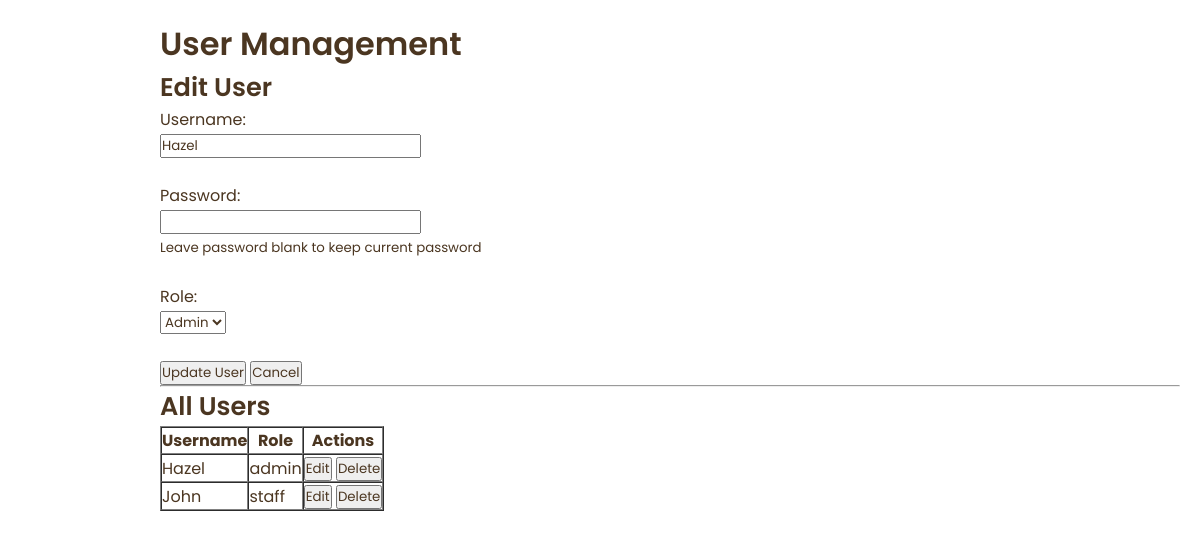
Page /users/edit/1 (signed in) on the committed database.
### tables this page shows
CREATE TABLE users (
                id INTEGER PRIMARY KEY AUTOINCREMENT,
                username TEXT UNIQUE NOT NULL,
                passkey TEXT NOT NULL,
                role TEXT NOT NULL CHECK(role IN ('admin', 'staff')),
                created_at DATETIME DEFAULT CURRENT_TIMESTAMP,
                is_deleted BOOLEAN DEFAULT 0
            );

### app.py (the view)
@app.route("/users/edit/<int:user_id>", methods=["GET", "POST"])
@login_required
def edit_user(user_id):
    if not is_admin():
        return redirect(url_for("purchase"))
    with sqlite3.connect(DB) as conn:
        cur = conn.cursor()
        if request.method == "POST":
            username = request.form["username"]
            passkey = request.form["passkey"]
            role = request.form["role"]
            if not username or not role:
                flash("Username and role are required", "warning")
                return redirect(url_for("edit_user", user_id=user_id))
            if passkey:
                if not re.fullmatch(r"\d{6}", passkey):
                    flash("Passkey must be exactly 6 digits", "warning")
                    return redirect(url_for("edit_user", user_id=user_id))
                hashed_passkey = generate_password_hash(passkey)
                cur.execute("UPDATE users SET username=?, passkey=?, role=? WHERE id=?",
                            (username, hashed_passkey, role, user_id))
            else:
                cur.execute("UPDATE users SET username=?, role=? WHERE id=?",
                            (username, role, user_id))
            conn.commit()
            flash("User updated successfully", "success")
            return redirect(url_for("users"))
        else:
            cur.execute("SELECT id, username, role FROM users WHERE id=?", (user_id,))
            row = cur.fetchone()
    if row is None:
        flash("User not found", "warning")
        return redirect(url_for("users"))
    user_dict = {"id": row[0], "username": row[1], "role": row[2]}
    with sqlite3.connect(DB) as conn:
        cur = conn.cursor()
        cur.execute("SELECT id, username, role FROM users")
        user_list = cur.fetchall()
    return render_template("users.html", users=user_list, edit_user=user_dict)

### app.py (called while the page is built)
@app.before_request
def setup():
    init_db(DB)

### auth.py (called while the page is built)
def login_required(f):
    @wraps(f)
    def decorated(*args, **kwargs):
        if "user" not in session:
            return redirect(url_for("login"))
        return f(*args, **kwargs)
    return decorated

def is_admin():
    return session.get("role") == "admin"

### templates/users.html (shortened to what this page needs)
{% extends 'layout.html' %}
{% block content %}
<link rel="stylesheet" href="{{ url_for('static', filename='css/users.css') }}">
<h1>User Management</h1>
<h2>{{ 'Edit' if edit_user else 'Add New' }} User</h2>
<form method="POST" action="{{ url_for('edit_user', user_id=edit_user.id) if edit_user else url_for('add_user') }}">
    <label for="username">Username:</label><br>
    <input type="text" name="username" id="username" required value="{{ edit_user.username if edit_user else '' }}"><br><br>
    <label for="passkey">Password:</label><br>
    <input type="password" name="passkey" id="passkey" {{ 'required' if not edit_user else '' }}><br>
    {% if edit_user %}
        <small>Leave password blank to keep current password</small><br>
    {% endif %}
    <br>
    <label for="role">Role:</label><br>
    <select name="role" id="role" required>
        <option value="admin" {% if edit_user and edit_user.role == 'admin' %}selected{% endif %}>Admin</option>
    </select><br><br>
    <button type="submit">{{ 'Update' if edit_user else 'Add' }} User</button>
    {% if edit_user %}
        <a href="{{ url_for('users') }}"><button>Cancel</button></a>
    {% endif %}
</form>
<hr>
<h2>All Users</h2>
<table border="1" cellpadding="5" cellspacing="0">
    <thead>
        <tr>
            <th>Username</th>
            <th>Role</th>
            <th>Actions</th>
        </tr>
    </thead>
    <tbody>
        {% for u in users %}
        <tr class="{% if user and u[0] == user.id %}editing-user{% endif %}">
            <td>{{ u[1] }}</td>
            <td>{{ u[2] }}</td>
            <td>
                <a href="{{ url_for('edit_user', user_id=u[0]) }}">
                    <button type="button">Edit</button>
                </a>
                <form method="POST" action="{{ url_for('delete_user', user_id=u[0]) }}" onsubmit="return confirm('Delete this user?');" style="display:inline;">
                    <button type="submit">Delete</button>
                </form>
            </td>
        </tr>
        {% endfor %}
    </tbody>
</table>
{% endblock %}

### static/css/layout.css (style rules this page uses)
:root { --dark: #28282B; --light: #fff; --brown-light: #a67b5b; --brown-ver1: #4b3621; --brown-ver2: #6f4e37; --brown-ver3: #382206; --fs-xxxl: 2.2rem; --fs-xxl: 2rem; --fs-xl: 1.6rem; --fs-l: 1.4rem; --fs-m: 1.2rem; --fs-s: 1.14rem; --fs-xs: .975rem; --fs-xxs: 0.875rem; --fs-xxxs: 0.75rem; --primary-font: 'Poppins', sans-serif; --trans-duration-default: .27s; --shadow-default: rgba(0, 0, 0, 0.068) 0px 2px 3px 0px, rgba(0, 0, 0, 0.408) 0px 0px 0px .06rem; --shadow-hover: 0 10px 20px rgba(0,0,0,0.19), 0 6px 6px rgba(0, 0, 0, 0.312); --shadow-material: 0 1px 3px rgba(0,0,0,0.12), 0 1px 2px rgba(0,0,0,0.24); }
* { box-sizing: border-box; padding: 0; margin: 0; font-family: var(--primary-font); color: var(--brown-ver1); }
h1, h2, h3 { font-weight: 600; color: var(--brown-ver1); }
h1 { font-size: var(--fs-xxl); }
h2 { font-size: var(--fs-xl); }
a { text-decoration: none; }

### rows in the picture
users: username "Hazel", role "Admin", role "admin"
users: username "John", role "staff"

### other values in the picture
{{ 'Edit' if edit_user else 'Add New' }} "Edit"
{{ 'Update' if edit_user else 'Add' }} "Update"
